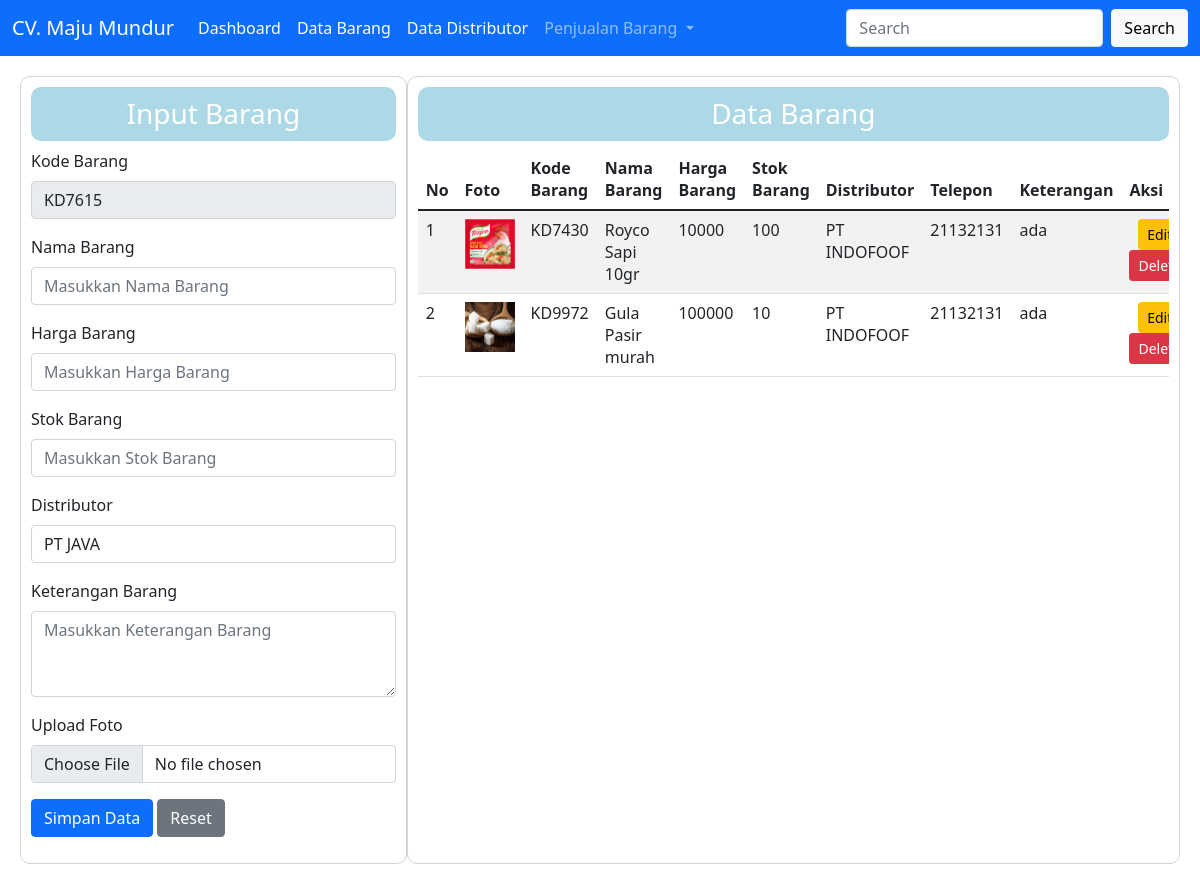
The page /data_barang.php on the database its author committed.
### tables this page shows
CREATE TABLE `tbl_barang` (
  `kd_barang` varchar(15) NOT NULL,
  `nm_barang` varchar(40) NOT NULL,
  `harga` double NOT NULL,
  `stok` int(11) NOT NULL,
  `distributor` varchar(40) NOT NULL,
  `ket` text NOT NULL,
  `foto` text NOT NULL
);

CREATE TABLE `tbl_distributor` (
  `kd_distributor` varchar(15) NOT NULL,
  `nm_distributor` varchar(40) NOT NULL,
  `alamat` text NOT NULL,
  `nohp` varchar(15) NOT NULL,
  `pemilik` varchar(30) NOT NULL,
  `tipe_produk` varchar(40) NOT NULL
);

### database.php (called while the page is built, shortened)
<?php
class Database
{
    var $host = "localhost";
    var $user = "root";
    var $pass = "root";
    var $db = "toko_2";
    var $koneksi = "";
    function __construct()
    {
        $this->koneksi = mysqli_connect($this->host, $this->user, $this->pass, $this->db);
    }
    function data_barang()
    {
        $data_barang = mysqli_query($this->koneksi, "select tbl_barang.*, tbl_distributor.* from tbl_barang JOIN tbl_distributor ON tbl_barang.distributor = tbl_distributor.kd_distributor");
        return $data_barang;
    }
}

### data_barang.php (the view, shortened to what this page needs)
<?php
class dashboard
{
    function __construct()
    {
        include "menu.php";
    }
}
include "database.php";
$db = new Database();
$data_barang = $db->data_barang();
?>
<!doctype html>
<html lang="en">
<head>
    <link href="https://cdn.jsdelivr.net/npm/bootstrap@5.1.3/dist/css/bootstrap.min.css" rel="stylesheet">
</head>
<body>
    <div class="row" style="margin: 20px;">
        <?php
        include("form_barang.php");
        ?>
        <div class="col-8" style="border: 1px solid lightgray; border-radius: 10px; padding: 10px;">
            <h3 style="text-align: center; background-color: lightblue; border-radius: 10px; color: white; padding: 10px;">
                Data Barang</h3>
            <div class="table-responsive mt-2">
                <table class="table table-striped">
                    <thead class="thead-light">
                        <tr>
                            <th>No</th>
                            <th>Foto</th>
                            <th>Kode Barang</th>
                            <th>Nama Barang</th>
                            <th>Harga Barang</th>
                            <th>Stok Barang</th>
                            <th>Distributor</th>
                            <th>Telepon</th>
                            <th>Keterangan</th>
                            <th>Aksi</th>
                        </tr>
                    </thead>
                    <tbody>
                        <?php
                        $no = 1;
                        foreach ($data_barang as $row) {
                        ?>
                            <tr>
                                <td><?php echo $no++; ?></td>
                                <td align="center">
                                    <img width="50" height="50" src="dokumen/<?php echo $row['foto'] ?>">
                                </td>
                                <td><?php echo $row['kd_barang'] ?></td>
                                <td><?php echo $row['nm_barang'] ?></td>
                                <td><?php echo $row['harga'] ?></td>
                                <td><?php echo $row['stok'] ?></td>
                                <td><?php echo $row['nm_distributor'] ?></td>
                                <td><?php echo $row['nohp'] ?></td>
                                <td><?php echo $row['ket'] ?></td>
                                <td align="center" width="150px">
                                    <a class="btn btn-sm btn-warning" href="<?php echo "data_barang.php?&edit=update&&id=$row[kd_barang]"; ?>">Edit</a>
                                    <a class="btn btn-sm btn-danger" href="<?php echo "proses_barang.php?aksi=delete&&id=$row[kd_barang]"; ?>" onclick="javascript: return confirm('Apakah yakin data dihapus')">Delete</a>
                                </td>
                            </tr>
                        <?php
                        }
                        ?>
                    </tbody>
                </table>
            </div>
        </div>
    </div>
</body>
</html>

### rows shown on the page
tbl_barang: foto (picture), kd_barang "KD7430", nm_barang "Royco Sapi 10gr", harga "10000", stok "100", tbl_distributor.nm_distributor "PT INDOFOOF", tbl_distributor.nohp "21132131", ket "ada"
tbl_barang: foto (picture), kd_barang "KD9972", nm_barang "Gula Pasir murah", harga "100000", stok "10", tbl_distributor.nm_distributor "PT INDOFOOF", tbl_distributor.nohp "21132131", ket "ada"

### other values the page prints
form field distributor "PT JAVA"
